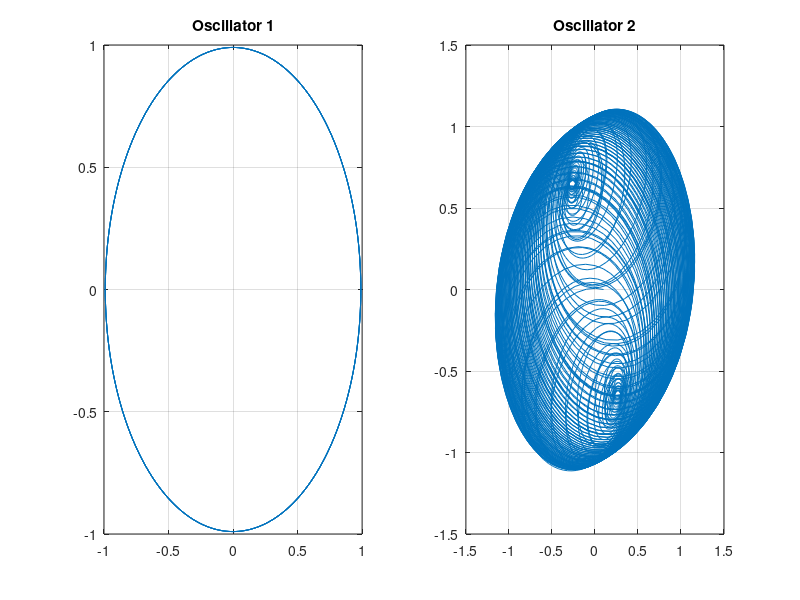
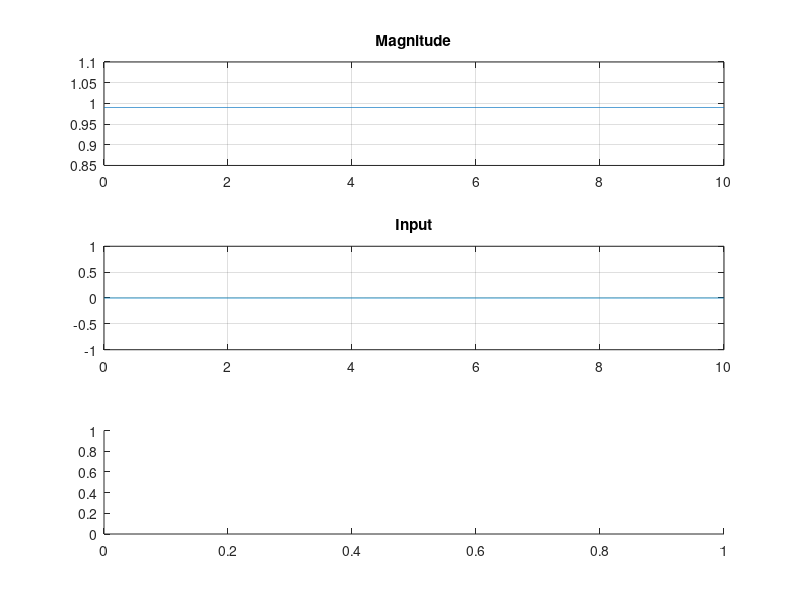

MATLAB code for these plots, in order: (Note: this script raises an error after producing the figures.)
% implementation of the Runge Kutta method

clear all;close all;clc;

% parameters of the modulating oscillator
z01 = 0.99;
alpha = 0;
beta1 = 0;
beta2 = 0;
epsilon1 = 1;
f1 = 0.5;

% parameters of the beta oscillator
z02 = 0.1;
alpha2 = 100;
beta12 = -100;
beta22 = 0;
epsilon2 = 1;
f2 = 20;

% parameters for time
fs = 1000;
dur = 10; % in seconds
T = 1/fs;
time = 0:T:dur;

ntime = length(time);

% initialize empty arrays
t_out = zeros(size(time));
z_out_1 = zeros(size(time));
z_out_2 = zeros(size(time));

t_out(1) = time(1);
z_out_1(1) = z01;
z_out_2(1) = z02;

% coupling parameter
c12 = -100;

% add an input
input = zeros(size(time));
ntaps = 4;
for i=1:ntaps
    input(fs*2*i:fs*2*i+25) = 0;
end

for i=1:ntime-1
    
    %%% first layer %%%
    
    k1 = z_out_1(i)*(alpha + 1i*2*pi*f1 + beta1*abs(z_out_1(i))^2 + ...
        ((epsilon1*beta2*abs(z_out_1(i)))^4)/(1-epsilon1*abs(z_out_1(i))^2)) + input(i);
    
    z1 = z_out_1(i)+(T/2)*k1;
    
    k2 = z1*(alpha + 1i*2*pi*f1 + beta1*abs(z1)^2 + ...
        ((epsilon1*beta2*abs(z1))^4)/(1-epsilon1*abs(z1)^2)) + (input(i) + input(i+1))/2;
    
    z2 = z_out_1(i)+(T/2)*k2;
    
    k3 = z2*(alpha + 1i*2*pi*f1 + beta1*abs(z2)^2 + ...
        ((epsilon1*beta2*abs(z2))^4)/(1-epsilon1*abs(z2)^2)) + (input(i) + input(i+1))/2;
    
    z3 = z_out_1(i)+T*k3;
    
    k4 = z3*(alpha + 1i*2*pi*f1 + beta1*abs(z3)^2 + ...
        ((epsilon1*beta2*abs(z3))^4)/(1-epsilon1*abs(z3)^2)) + (input(i));
    
    z_out_1(i+1) = z_out_1(i) + (1/6)*T*(k1+(2*k2)+(2*k3)+k4);
    
    %%% second layer %%%
    
    k1 = z_out_2(i)*(alpha2 + 1i*2*pi*f2 + beta12*abs(z_out_2(i))^2 + ...
        ((epsilon2*beta22*abs(z_out_2(i)))^4)/(1-epsilon2*abs(z_out_2(i))^2)) + c12*real(z_out_1(i));
    
    z1 = z_out_2(i)+(T/2)*k1;
    
    k2 = z1*(alpha2 + 1i*2*pi*f2 + beta12*abs(z1)^2 + ...
        ((epsilon2*beta22*abs(z1))^4)/(1-epsilon2*abs(z1)^2)) + c12*real(z_out_1(i) + z_out_1(i+1))/2;
    
    z2 = z_out_2(i)+(T/2)*k2;
    
    k3 = z2*(alpha2 + 1i*2*pi*f2 + beta12*abs(z2)^2 + ...
        ((epsilon2*beta22*abs(z2))^4)/(1-epsilon2*abs(z2)^2)) + c12*real(z_out_1(i) + z_out_1(i+1))/2;
    
    z3 = z_out_2(i)+T*k3;
    
    k4 = z3*(alpha2 + 1i*2*pi*f2 + beta12*abs(z3)^2 + ...
        ((epsilon2*beta22*abs(z3))^4)/(1-epsilon2*abs(z3)^2)) + c12*real(z_out_1(i));
    
    z_out_2(i+1) = z_out_2(i) + (1/6)*T*(k1+(2*k2)+(2*k3)+k4);            
    
    t_out(i+1) = t_out(i) + T;
    
end

figure(1)
axis square
subplot(1,2,1)
plot((z_out_1));
title('Oscillator 1')
grid on
subplot(1,2,2)
plot((z_out_2));
grid on
title('Oscillator 2')

figure(2)
subplot(3,1,1)
plot(time,abs(z_out_1))
grid on
title('Magnitude')
subplot(3,1,2)
plot(time,input)
grid on
title('Input')
subplot(3,1,3)
spectrogram(z_out_1,kaiser(256,5),220,20000,fs,'yaxis')
title('Spectrum')
ylim([0 100])
xlabel('time(s)')

figure(3)
subplot(3,1,1)
plot3(time,real(z_out_2),imag(z_out_2))
grid on
title('Magnitude')
subplot(3,1,2)
plot(time,real(z_out_1))
grid on
title('Input')
subplot(3,1,3)
spectrogram(z_out_2,kaiser(256,5),220,20000,fs,'yaxis')
title('Spectrum')
ylim([0 100])
xlabel('time(s)')